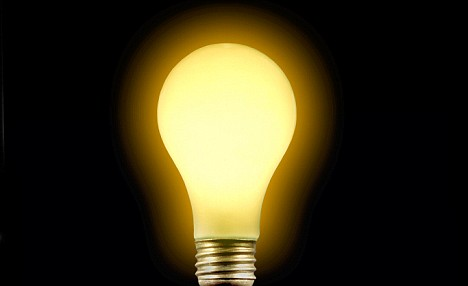
#> input picture input.jpg, 468 x 286 px
$ python rotation.py
#> lines starting #> are read from the running program, lines starting #| are printed output that depends on the picture
import cv2
import numpy as np

img = cv2.imread('input.jpg')
#> img is the input picture: shape (286, 468, 3); mean B, G, R 26.1, 50.9, 57.7
num_rows, num_cols = img.shape[:2]
#> num_rows = 286; num_cols = 468

rotation_matrix = cv2.getRotationMatrix2D((num_cols/2, num_rows), 30, 1)
img_rotation = cv2.warpAffine(img, rotation_matrix, (num_cols, num_rows))
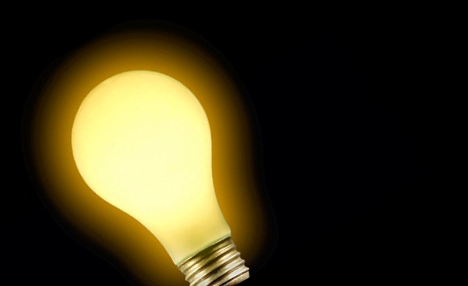
#> img_rotation: shape (286, 468, 3); mean B, G, R 25.6, 50.3, 57.1
cv2.imshow('Rotation', img_rotation)
cv2.waitKey()
